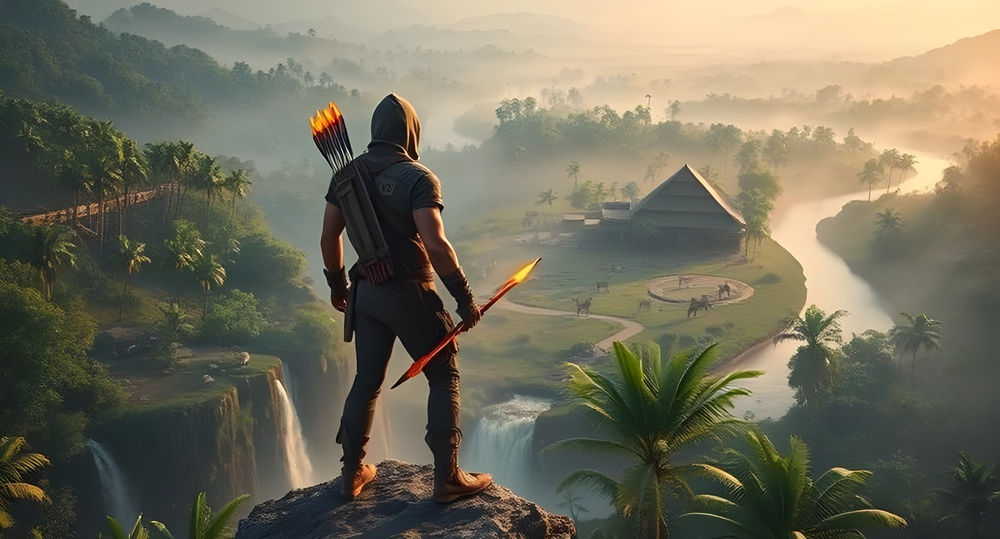
#> input picture AI/Old/dataset/test/ai/1.jpg, 1000 x 539 px, shrunk from 3200 x 1724 before the run
$ python -i ela.py   (imports and definitions only)
#> lines starting #> are read from the running program, lines starting #| are printed output that depends on the picture
# forensics/ela.py
from PIL import Image, ImageChops, ImageEnhance
import io

def compute_ela_image(img_path_or_pil, quality=90):
    """
    Compute Error Level Analysis image as grayscale PIL image normalized to [0..255].
    """
#> called with img_path_or_pil = '../../Old/dataset/test/ai/1.jpg', quality = 90
    if isinstance(img_path_or_pil, Image.Image):
        img = img_path_or_pil
    else:
        img = Image.open(img_path_or_pil).convert("RGB")
#> img is the input picture: PIL image 1000x539 RGB; mean R, G, B 113.6, 110, 92.2
    # save to bytes with reduced quality
    buffer = io.BytesIO()
    img.save(buffer, format="JPEG", quality=quality)
    buffer.seek(0)
    recompressed = Image.open(buffer).convert("RGB")
    ela = ImageChops.difference(img, recompressed)
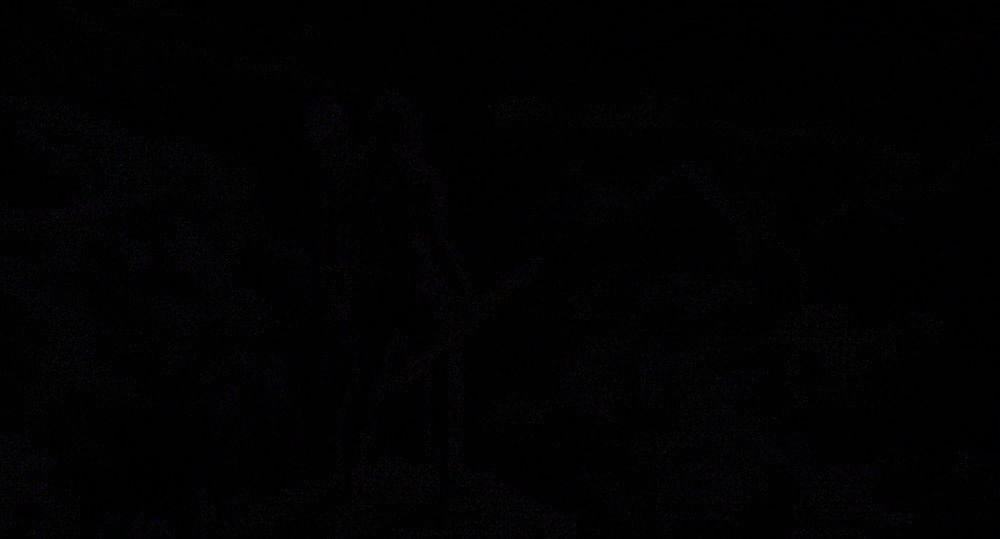
#> ela: PIL image 1000x539 RGB; mean R, G, B 1.6, 1.5, 1.9
    # amplify differences
    extrema = ela.getextrema()
#> extrema = ((0, 26), (0, 24), (0, 42))
    max_diff = max([e[1] for e in extrema])
#> max_diff = 42
    scale = 255.0 / max(max_diff, 1)
#> scale = 6.07
    ela = ImageEnhance.Brightness(ela).enhance(scale)
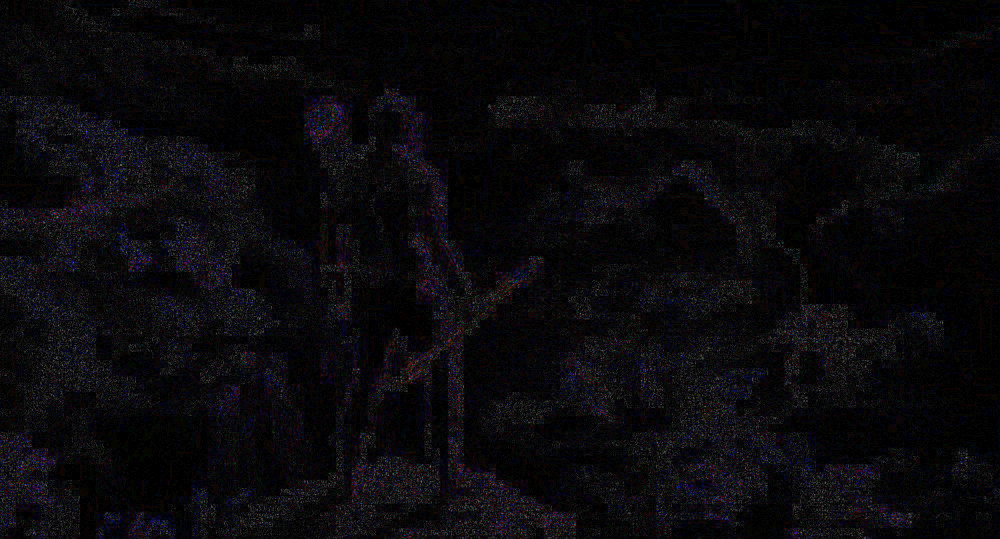
#> ela: PIL image 1000x539 RGB; mean R, G, B 9.9, 8.9, 11.5
    ela_gray = ela.convert("L")
    return ela_gray

>>> result = compute_ela_image('../../Old/dataset/test/ai/1.jpg')

$ run again, on AI/Old/dataset/test/ai/JJ3D.png
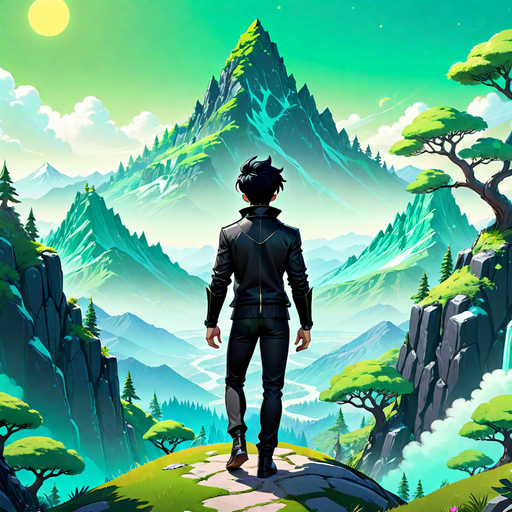
#> input picture AI/Old/dataset/test/ai/JJ3D.png, 512 x 512 px
#> in compute_ela_image, `ela = ImageChops.difference(img, recompressed)`:
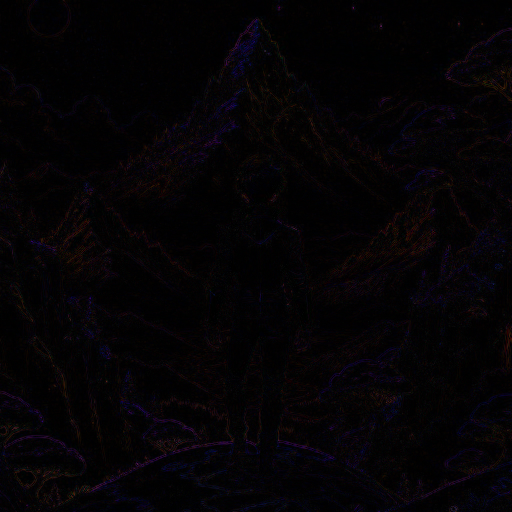
#> ela: PIL image 512x512 RGB; mean R, G, B 4.6, 2.7, 4.7
#> extrema = ((0, 90), (0, 40), (0, 116))
#> max_diff = 116
#> scale = 2.2
#> in compute_ela_image, `ela = ImageEnhance.Brightness(ela).enhance(scale)`:
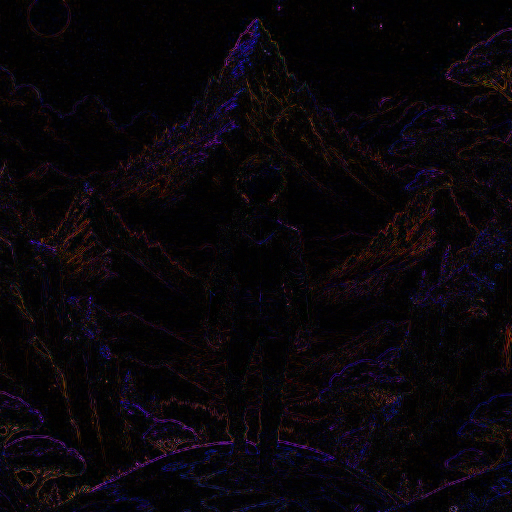
#> ela: PIL image 512x512 RGB; mean R, G, B 9.8, 5.6, 9.9
